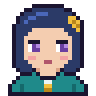

Source code (Python):
# Crypta's pixel sprite (original character). 24x24, one letter per pixel.
PAL={'K':'#1b1530','H':'#2b3a67','h':'#4a67b8','S':'#f4cdb0','s':'#dca386','E':'#6b3fa0','e':'#b48ae0','W':'#ffffff',
     'M':'#b0566b','B':'#f3a3a3','T':'#1f8a8a','t':'#15696b','G':'#f0c040','g':'#b8871c','C':'#e9f6f6'}
ROWS=[
"........................",
"........KKKKKKKK........",
"......KKHHHHHHHHKK......",
".....KHHHhhhHHHHHHK.....",
"....KHHhhHHHHHHHHGGK....",
"....KHhHHHHHHHHHHGgGK...",
"...KHHHHHHHHHHHHHHGgK...",
"...KHHHHSSSSSSSSHHHGK...",
"...KHHHSSSSSSSSSSHHHK...",
"...KHHSSSSSSSSSSSSHHK...",
"...KHHSKKKSSSSKKKSHHK...",
"...KHHSWEeSSSSWEeSHHK...",
"...KHHSWEESSSSWEESHHK...",
"...KHHSSSSSSSSSSSSHHK...",
"...KHHSBBSSSSSSBBSHHK...",
"...KHHHSSSSMMSSSSHHHK...",
"...KHHHHSSSSSSSSHHHHK...",
"....KHHHKsSSSSsKHHHK....",
".....KKKTKSSSSKTKKK.....",
"....KTTTTTKKKKTTTTTK....",
"...KTTTTTTTCCTTTTTTTK...",
"..KTTtTTTTTGGTTTTTtTTK..",
"..KTTtTTTTTggTTTTTtTTK..",
"..KKKKKKKKKKKKKKKKKKKK..",
]
assert len(ROWS)==24 and all(len(r)==24 for r in ROWS),[len(r) for r in ROWS]
def svg(size=96):
    rects=''.join(f'<rect x="{x}" y="{y}" width="1" height="1" fill="{PAL[c]}"/>' for y,r in enumerate(ROWS) for x,c in enumerate(r) if c!='.')
    return f'<svg xmlns="http://www.w3.org/2000/svg" viewBox="0 0 24 24" width="{size}" height="{size}" shape-rendering="crispEdges">{rects}</svg>'
def png(path,size,bg=None):
    from PIL import Image
    im=Image.new('RGBA',(24,24),(0,0,0,0) if bg is None else bg)
    for y,r in enumerate(ROWS):
        for x,c in enumerate(r):
            if c!='.':im.putpixel((x,y),tuple(int(PAL[c][i:i+2],16) for i in (1,3,5))+(255,))
    pad=Image.new('RGBA',(28,28),(0,0,0,0) if bg is None else bg);pad.paste(im,(2,2),im)
    pad.resize((size,size),Image.NEAREST).save(path)
if __name__=='__main__':
    import sys
    png('/tmp/crypta_preview.png',336,(245,240,230,255))
    open('/tmp/crypta.svg','w').write(svg())
    print('ok')
